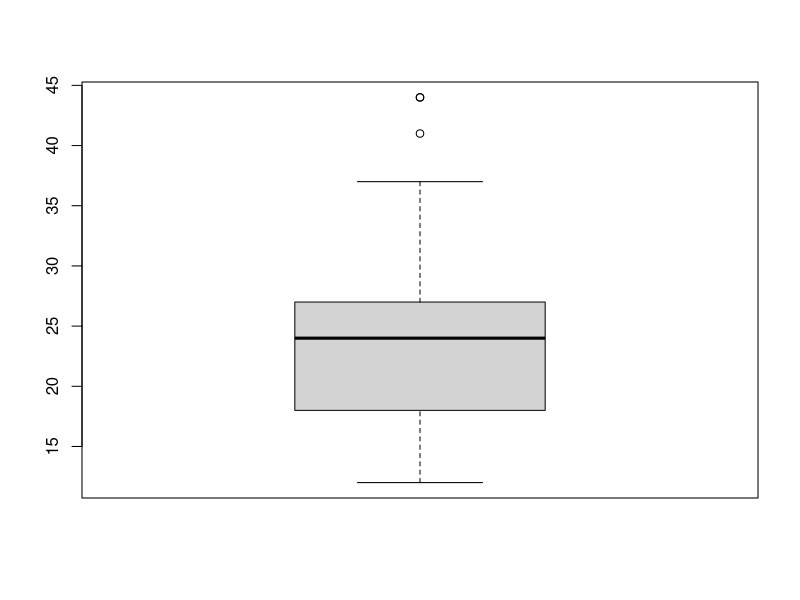

R code for this plot:
library(tidyverse)

hs <- data.frame(id = 1:10,
                 gender = c('f', 'f', 'f', 'f', 'm', 'm', 'm', 'mm', 'mm', 'm'),
                 age = c(17, 18, 18, 17, 17, 18, 18, 19, 19, 16),
                 math = c(65, 70, 50, 60, 1, 60, 90, 70, 110, 0))

hs

table(hs$gender)
table(hs$age)

new_hs <- hs %>%
  mutate(gender = ifelse(gender == 'mm', 'm', gender),
         age = ifelse(age == 16, 17, age),
         math = ifelse(math >= 0 & math <= 100 & math %% 5 == 0, math, NA))

new_hs %>%
  group_by(gender, age) %>%
  summarize(avg = mean(math, na.rm = T))


head(mpg)

?mpg


summary(mpg)

boxplot(mpg$hwy)$stat

mpg %>%
  mutate(hwy = ifelse(hwy < 12 & hwy > 37, NA, hwy)) %>%
  arrange(desc(hwy))
